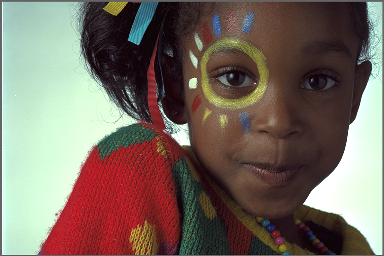
%> input picture Lab10b/girl.tif, 384 x 256 px
$ octave colorExercise.m   (GNU Octave 9; MATLAB toolbox functions it lacks are replaced by stand-ins)
%> lines starting %> are read from the running program, lines starting %| are printed output that depends on the picture
### Lab10b/ycbcr_to_RGB.m
function [RGB] = ycbcr_to_RGB(YCBCR)
%UNTITLED2 Summary of this function goes here
%   Detailed explanation goes here

Y = YCBCR(:,:,1);
Cb = YCBCR(:,:,2);
Cr = YCBCR(:,:,3);

R = Y + 1.4025.*(Cr - 128);
G = Y - 0.3443.*(Cb - 128) - 0.7144.*(Cr - 128);
B = Y + 1.7730.*(Cb - 128);

RGB = cat(3,R,G,B);


end

### Lab10b/colorExercise.m
girl = imread('girl.tif');
%> girl is the input picture: size 256x384x3 uint8; mean R, G, B 119.9, 106.4, 96.4
load ycbcr
whos;
subplot(2,2,1)
image(girl);
axis('image');
title('original girl')
subplot(2,2,2)
R = girl(:,:,1);
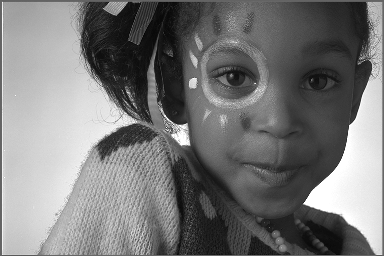
%> R: size 256x384 uint8; min 1, max 255, mean 119.9
image(R);
axis('image');
title('R girl')
subplot(2,2,3);
G = girl(:,:,2);
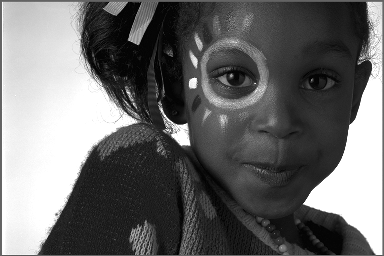
%> G: size 256x384 uint8; min 0, max 255, mean 106.4
image(G);
axis('image');
title('G girl')
subplot(2,2,4);
B = girl(:,:,3);
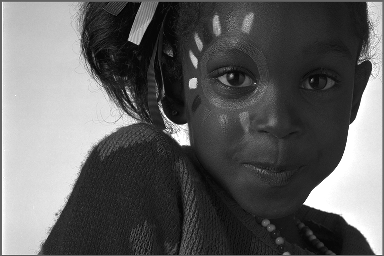
%> B: size 256x384 uint8; min 0, max 255, mean 96.4
image(B);
axis('image');
title('B girl')
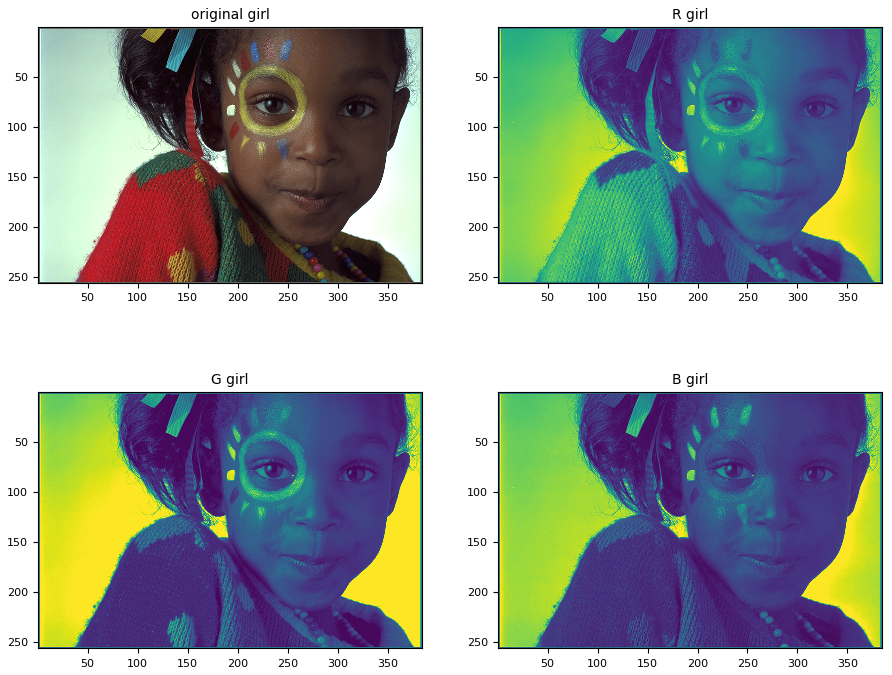
%> figure redrawn from the program's plot data, 4 panels

figure
subplot(3,1,1)
image(ycbcr(:,:,1));
axis('image');
title('Y')
subplot(3,1,2)
image(ycbcr(:,:,2));
axis('image');
title('Cb')
subplot(3,1,3)
image(ycbcr(:,:,3));
axis('image');
title('Cr')
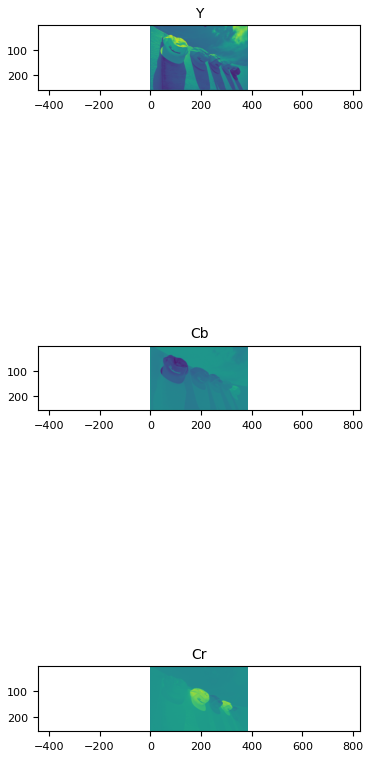
%> figure redrawn from the program's plot data, 3 panels

figure
dycbcr = double(ycbcr);
RGBycbcr = ycbcr_to_RGB(dycbcr);
RGBycbcr = uint8(RGBycbcr);
subplot(3,1,1)
image(RGBycbcr);
axis('image');
title('rgb hats')

subplot(3,1,2);
y = ycbcr(:,:,1);
cb = ycbcr(:,:,2);
cr = ycbcr(:,:,3);
filteredY = filter2(h,y);
newYCBCR = cat(3,filteredY,cb,cr);
dnewYCBCR = double(newYCBCR);
RGBnewYCBCR = ycbcr_to_RGB(dnewYCBCR);
RGBnewYCBCR = uint8(RGBnewYCBCR);
image(RGBnewYCBCR);
axis('image');
title('gauss filtered y hats')

subplot(3,1,3);
filteredCB = filter2(h,cb);
filteredCR = filter2(h,cr);
newYCBCR = cat(3,y,filteredCB,filteredCR);
dnewYCBCR = double(newYCBCR);
RGBnewYCBCR = ycbcr_to_RGB(dnewYCBCR);
RGBnewYCBCR = uint8(RGBnewYCBCR);
image(RGBnewYCBCR);
axis('image');
title('gauss filtered cb,cr hats')
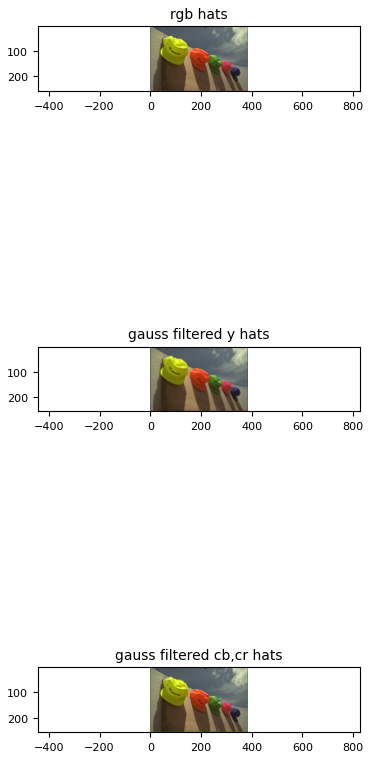
%> figure redrawn from the program's plot data, 3 panels
